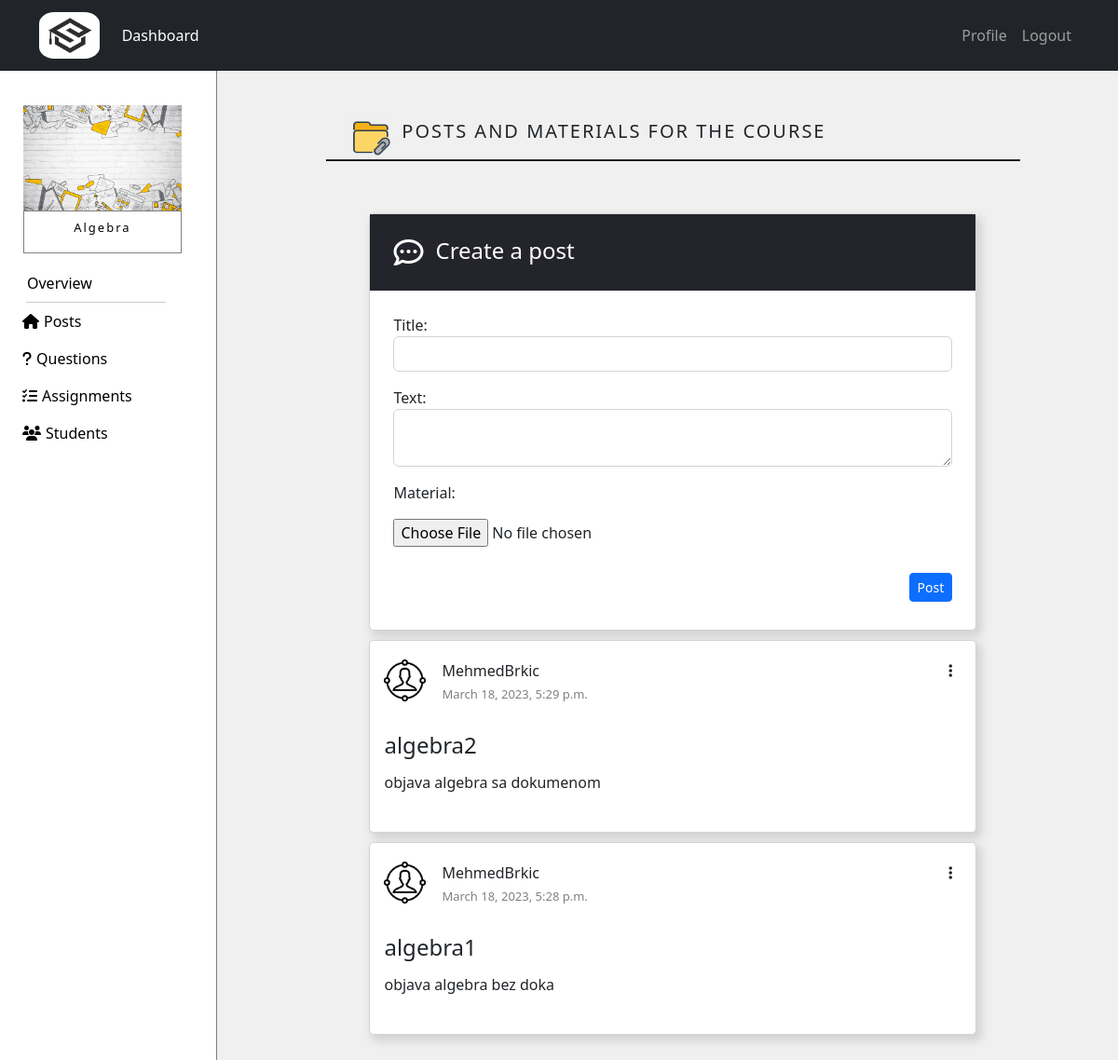
Page /courses/tutor_course/11 (signed in) on the committed database.
### courses/models.py (models this page shows, shortened)
class Course(models.Model):
    name = models.CharField(max_length=50)
    summary = models.CharField(max_length=500)
    image = models.ImageField(upload_to="courses_images",default="courses_images/default.jpg",blank=True)
    overview = models.TextField(null=True,blank=True)
    max_students = models.IntegerField(default=100)
    student_number = models.IntegerField(default=0)

class Notice(models.Model):
    name = models.CharField(max_length=50)
    text = models.CharField(max_length=500,null=True,blank=True)
    created_at = models.DateTimeField(auto_now=True)
    tutor = models.ForeignKey(Tutor,related_name='tutor_upload',on_delete=models.CASCADE)
    course = models.ForeignKey(Course,related_name='course_notice',on_delete=models.CASCADE)
    class Meta:
        ordering = ['-created_at']

class Tutor(models.Model):
    user = models.OneToOneField(NewUser,on_delete=models.CASCADE,primary_key=True,related_name='Tutor')
    phone = models.IntegerField()
    course = models.ManyToManyField(Course,through="TutorCourse")

class NewUser(AbstractUser):
    is_student = models.BooleanField(default=False)
    is_tutor = models.BooleanField(default=False)

### courses/views.py (the view, shortened to what this page needs)
# urls.py: path('tutor_course/<int:course_id>',views.view_tutor_course,name='tutor_course'),
@login_required
def view_tutor_course(request,course_id,post_id=None):
   if is_enrolled(request.user, course_id) is False:
      return HttpResponse('<html><body><h2 style="font-weight: lighter">Your do not have access to view this page!</h2><body></html>')
   elif request.user.is_student:
      return HttpResponse('<html><body><h2 style="font-weight: lighter">Your do not have access to view this page!</h2><body></html>')
   course = get_object_or_404(Course,pk=course_id)
   notices = Notice.objects.filter(course=course)
   post_form = PostForm()
   material_form = MaterialForm()
   return render(request,"courses/course.html",{'course':course,'notices':notices,
                                  'post_form':post_form,'material_form':material_form})

### courses/forms.py
class PostForm(forms.ModelForm):
    name = forms.CharField(label='Title:', widget=forms.TextInput(attrs={'class':'form-control'}))
    text = forms.CharField(label='Text:', widget=forms.Textarea(attrs={ "rows":2,"cols":60,
                                                                        "class":"form-control",
                                                                        "id":"id_text2"}))
    class Meta():
        model = Notice
        fields = ['name','text']

class MaterialForm(forms.ModelForm):
    material = forms.FileField(required=False)
    class Meta():
        model = Material
        fields = ['material']

### courses/templatetags/tag.py (called while the page is built)
@register.simple_tag
def getMaterials(notice):
    materials = Material.objects.filter(notice=notice)
    return materials

### courses/views.py (called while the page is built)
def is_enrolled(user, course_id):
   course = get_object_or_404(Course,pk=course_id)
   if user.is_tutor:
      tutor_courses = TutorCourse.objects.filter(course=course,tutor=user.Tutor)
      return tutor_courses.exists()
   else:
      student_courses = StudentCourse.objects.filter(course=course,student=user.Student)
      return student_courses.exists()

### templates/courses/course.html (shortened to what this page needs)
{% extends 'courses/dashboard.html' %}
{% block content_courses %}
{% load static %}
{% if course %}
<div class="row no-gutters">
  <div id="left-gutter" class="col-sm-1 col-md-2 col-lg-2 no-gutters" style="width: 20%; height: 100vh; background-color: white; padding: 0; border-right: 1px solid gray;">
    <div class="card" style="width: 70%; margin-top: 15%;
                             margin-left: auto; margin-right: auto; border: none;">
      <img src="{{course.image.url}}" class="card-img-top" style="border-radius: 0%;" alt="Cover">
        <div class="card-body" style="border: 1px solid gray; padding: 10px 0px 10px 0px;">
          <h4 class="card-title courseDetails courseTitle"
              style="text-align: center; color: black; letter-spacing: 2px; font-weight: lighter;">{{course.name}}</h4>
        </div>
    </div>
    <div class="nav flex-column" style="margin-top: 5%; width: 100%;">
      <div id="miniMeni">
        <a class="nav-link hoverMeni" href="{% url 'overview' course_id=course.pk %}" style="color: black;">
          Overview
        </a>
        <hr id="line">
        {% if user.is_student %}
        <a class="nav-link hoverMeni" href="{% url 'course' course_id=course.pk %}" style="color: black;">
          <i class="fa-solid fa-house" style="margin-right: 5px;"></i>Posts
        </a>
        {% else %}
        <a class="nav-link hoverMeni" href="{% url 'tutor_course' course_id=course.pk %}" style="color: black;">
          <i class="fa-solid fa-house" style="margin-right: 5px;"></i>Posts
        </a>
        {% endif %}
        <a class="nav-link hoverMeni" href="{% url 'view_questions_tutor' course_id=course.pk %}" style="color: black;">
          <i class="fa-solid fa-question" style="margin-right: 5px;"></i>Questions
        </a>
        <a class="nav-link hoverMeni" href="{% url 'assignment_overview' course_id=course.pk %}" style="color: black;">
          <i class="fa-solid fa-list-check" style="margin-right: 5px;"></i>Assignments
        </a>
        {% if user.is_tutor %}
        <a class="nav-link hoverMeni" href="{% url 'view_students' course_id=course.pk %}" style="color: black;">
          <i class="fa-solid fa-users" style="margin-right: 5px;"></i>Students
        </a>
        {% endif %}
      </div>
    </div>
  </div>
  <div id="right-gutter" class="col-sm-11 col-md-10 col-lg-10 no-gutters">
    {% block courseContent%}
      {% include 'courses/posts.html' with notices=notices %}
    {% endblock %}
  </div>
</div>
{% endif %}
{% endblock %}

### templates/courses/posts.html (shortened to what this page needs)
{% load static %}
<div id="posts" class="container" style="width: 100%;
height: fit-content; margin-top: 20px; margin-bottom: 20px;">
    <div style="margin-left: auto; margin-right: auto; width:75%; margin-top: 5%; position: relative;">
      <img class="col-sm-4 col-md-4 col-lg-4" src="{% static 'img/materials.png' %}"
           style="width:7%;">
      <div class="col-sm-8 col-md-8 col-lg-8 availableCourses">
        <h5 class="title">POSTS AND MATERIALS FOR THE COURSE</h5>
      </div>
    </div>
    <hr style="width: 80%; margin-left: auto; margin-right: auto; background-color: black;
               opacity: 1; margin-top: 0; margin-bottom: 6%; height: 2px;">
 {% if user.is_tutor %}
 <div class="containerWithBorder" style="min-width: 475px;">
   <div class="row" style="margin-bottom: 5px; height: fit-content;">
     <div class="form-outline w-100" style="position: relative;">
      <div style="background-color: #24242c;">
       <i class="fa-regular fa-comment-dots fa-2x" style="margin: 25px 8px 25px 25px; color: white;"></i>
       <h4 style="display: inline-block; position: absolute; top: 25px; margin-left: 5px; color: white;">Create a post</h4>
      </div>
       <form enctype="multipart/form-data" action="{% url 'tutor_course' course_id=course.pk%}" method="POST" style="margin: 25px;">
         <p> <label >{{ post_form.name.label_tag }}</label> <br>  {{ post_form.name }}</p>
         <p> <label >{{ post_form.text.label_tag }}</label> <br>  {{ post_form.text }}</p>
         <label>{{ material_form.material.label_tag }}</label> <br></p>
         <p>{{ material_form.material }}</p>
         <div class="float-end mt-2 pt-1">
           <button type="submit" class="btn btn-primary btn-sm" name="post_button" style="margin-bottom: 25px;">Post</button>
         </div>
       </form>
     </div>
   </div>
 </div>
 {% endif %}
  {% if notices %}
  {% for post in notices %}
  <div class="container containerWithBorder" style="padding: 15px; min-width: 475px;">
    <div class="row" style="margin-bottom: 5px; height: fit-content; position: relative;">
      <div style="width: auto; height: fit-content;">
        <img src="{% static 'img/tutor.png' %}" style="height: 45px; display: inline-block; position: relative; top: 5px">
      </div>
      <div style=" height: fit-content; padding: 0;width:auto;display:inline-block">
        <p style="margin: 5px; text-align: left;">{{ post.tutor.user.username}}<br>
        <span style="font-size: small; text-align: left; color: gray;">{{ post.created_at }}</span></p>
      </div>
      {% if user.is_tutor %}
        {% if user.username == post.tutor.user.username %}
        <div style="position: absolute; right:10px; top: 5px; width: auto;">
          <ul style="list-style-type: none;">
            <li class="nav-item dropdown">
              <a class="nav-link" href="#" role="button" data-bs-toggle="dropdown" aria-expanded="false">
                <i class="fa-solid fa-ellipsis-vertical"></i>
              </a>
            </li>
          </ul>
        </div>
        {% endif %}
        {% endif %}
      <div style="text-align: justify; margin-top: 25px; margin-bottom: 5px;">
        <h4>{{ post.name }}</h4>
      </div>
      <div style="height: fit-content;">
        <p class="breakText">{{ post.text }}</p>
      </div>
      {% load tag %}
      <div class="row" style="padding: 5px 5px 0px 5px;">
          {% getMaterials post as materials %}
      </div>
    </div>
  </div>
  {% endfor %}
  <div style="height: 100px; width: 100%;"></div>
  {% else %}
  <h2 style="text-align: center;">There are no posts yet!</h2>
  {% endif %}
</div>

### static/css/style.css (style rules this page uses)
html { scroll-behavior: smooth; }
*, *:before, *:after { box-sizing: border-box; }
body { margin: 0; padding: 0; }

### static/css/login.css (style rules this page uses)
.availableCourses { position:absolute; bottom: 10px; display: inline-block; }
.title { margin-left: 2%; letter-spacing: 2px; }
.courseDetails { opacity: 0.99; color: white; }
.breakText { word-wrap: break-word; text-align: justify; padding: 0; }
.containerWithBorder { margin-left: auto; margin-right: auto; width: 70%; border: 1px solid lightgray; margin-bottom: 10px; border-radius: 5px; box-shadow: 4px 5px 10px 2px lightgray; background-color: white; }

### templates/courses/course.html (style rules this page uses)
@media screen and (min-width: 1000px) { body { overflow-x: hidden; overflow-y: hidden; } }
#miniMeni { margin-left: 50px; }
#line { width: 200px; margin-left: 10px; margin-right: auto; margin-top: 0px; margin-bottom: 0px; }
#right-gutter { width: 80%; height: 100vh; overflow: scroll; }
@media screen and (min-width: 900px) and (max-width: 1400px) { #miniMeni { margin-left: 20px; } }
@media screen and (min-width: 900px) and (max-width: 1400px) { #line { width: 150px; margin-left: 20px; } }
@media screen and (min-width: 900px) and (max-width: 1400px) { .courseTitle { font-size: small; } }

### rows in the picture
Course: image (picture), name "Algebra"
Notice: tutor.user.username "MehmedBrkic", created_at "March 18, 2023, 5:29 p.m.", name "algebra2", text "objava algebra sa dokumenom"
Notice: tutor.user.username "MehmedBrkic", created_at "March 18, 2023, 5:28 p.m.", name "algebra1", text "objava algebra bez doka"

### other values in the picture
{{ post_form.name.label_tag }} "Title:"
{{ post_form.text.label_tag }} "Text:"
{{ material_form.material.label_tag }} "Material:"
